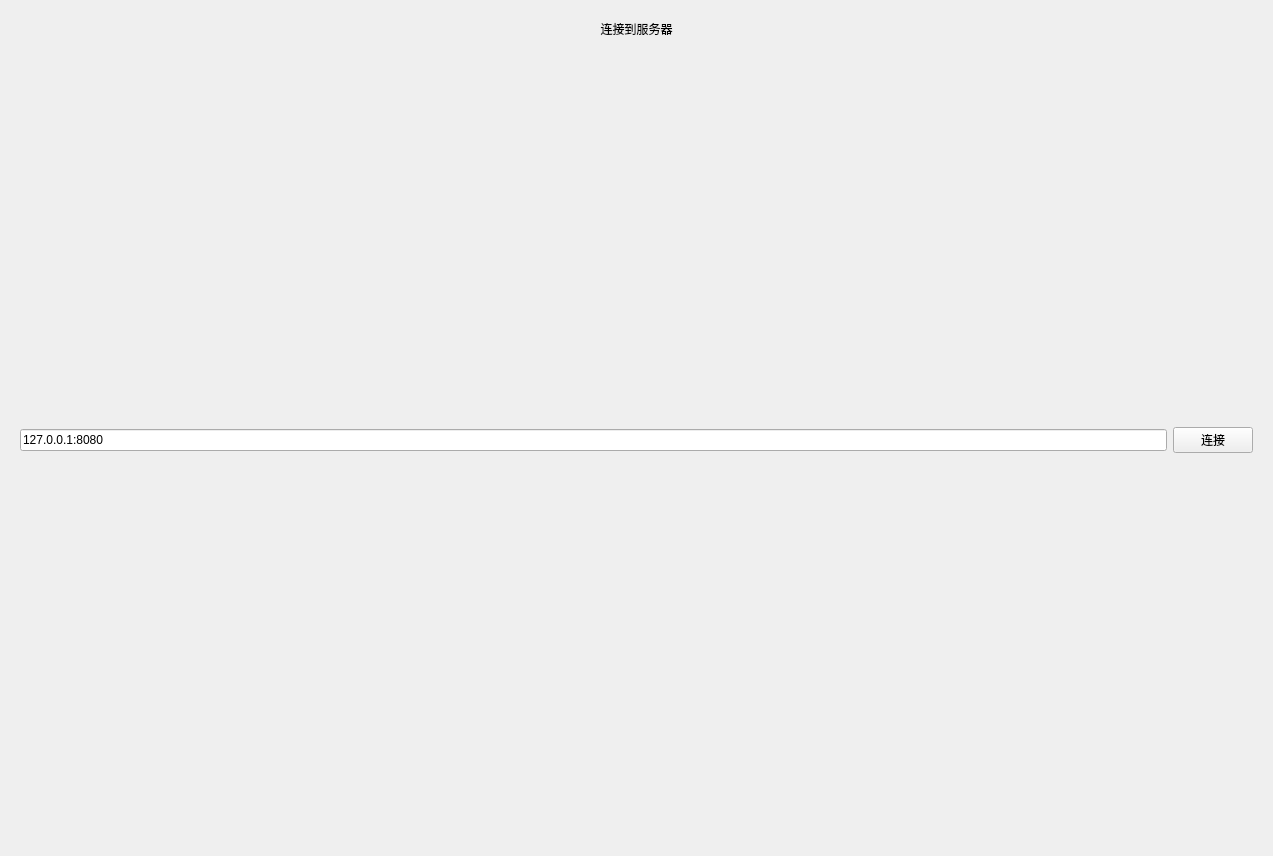
<?xml version="1.0" encoding="UTF-8"?>
<ui version="4.0">
 <class>client</class>
 <widget class="QWidget" name="client">
  <property name="geometry">
   <rect>
    <x>0</x>
    <y>0</y>
    <width>1273</width>
    <height>856</height>
   </rect>
  </property>
  <property name="windowTitle">
   <string>client</string>
  </property>
  <layout class="QGridLayout" name="gridLayout">
   <item row="0" column="0">
    <widget class="QStackedWidget" name="stackedWidget">
     <property name="currentIndex">
      <number>0</number>
     </property>
     <widget class="QWidget" name="page_connect">
      <layout class="QVBoxLayout" name="verticalLayout">
       <item>
        <widget class="QLabel" name="label">
         <property name="text">
          <string>连接到服务器</string>
         </property>
         <property name="alignment">
          <set>Qt::AlignCenter</set>
         </property>
        </widget>
       </item>
       <item>
        <spacer name="verticalSpacer">
         <property name="orientation">
          <enum>Qt::Vertical</enum>
         </property>
         <property name="sizeHint" stdset="0">
          <size>
           <width>20</width>
           <height>388</height>
          </size>
         </property>
        </spacer>
       </item>
       <item>
        <layout class="QHBoxLayout" name="horizontalLayout">
         <item>
          <widget class="QLineEdit" name="lineEdit">
           <property name="text">
            <string>127.0.0.1:8080</string>
           </property>
          </widget>
         </item>
         <item>
          <widget class="QPushButton" name="pushButton_connect">
           <property name="text">
            <string>连接</string>
           </property>
          </widget>
         </item>
        </layout>
       </item>
       <item>
        <spacer name="verticalSpacer_2">
         <property name="orientation">
          <enum>Qt::Vertical</enum>
         </property>
         <property name="sizeHint" stdset="0">
          <size>
           <width>20</width>
           <height>388</height>
          </size>
         </property>
        </spacer>
       </item>
      </layout>
     </widget>
     <widget class="QWidget" name="page_chat">
      <layout class="QVBoxLayout" name="verticalLayout_7">
       <item>
        <layout class="QVBoxLayout" name="verticalLayout_6">
         <item>
          <widget class="QPlainTextEdit" name="plainTextEdit"/>
         </item>
         <item>
          <layout class="QHBoxLayout" name="horizontalLayout_6">
           <item>
            <widget class="QPlainTextEdit" name="plainTextEdit_editmessage"/>
           </item>
           <item>
            <layout class="QVBoxLayout" name="verticalLayout_5">
             <item>
              <layout class="QHBoxLayout" name="horizontalLayout_5">
               <item>
                <widget class="QLabel" name="label_2">
                 <property name="text">
                  <string>发送给</string>
                 </property>
                </widget>
               </item>
               <item>
                <widget class="QLineEdit" name="lineEdit_targetuser"/>
               </item>
              </layout>
             </item>
             <item>
              <widget class="QPushButton" name="pushButton_send">
               <property name="text">
                <string>发送</string>
               </property>
              </widget>
             </item>
            </layout>
           </item>
          </layout>
         </item>
        </layout>
       </item>
      </layout>
     </widget>
     <widget class="QWidget" name="page_login">
      <layout class="QHBoxLayout" name="horizontalLayout_4">
       <item>
        <spacer name="horizontalSpacer">
         <property name="orientation">
          <enum>Qt::Horizontal</enum>
         </property>
         <property name="sizeHint" stdset="0">
          <size>
           <width>411</width>
           <height>20</height>
          </size>
         </property>
        </spacer>
       </item>
       <item>
        <layout class="QVBoxLayout" name="verticalLayout_4">
         <item>
          <spacer name="verticalSpacer_4">
           <property name="orientation">
            <enum>Qt::Vertical</enum>
           </property>
           <property name="sizeHint" stdset="0">
            <size>
             <width>20</width>
             <height>40</height>
            </size>
           </property>
          </spacer>
         </item>
         <item>
          <layout class="QHBoxLayout" name="horizontalLayout_2">
           <item>
            <layout class="QVBoxLayout" name="verticalLayout_2">
             <item>
              <widget class="QLabel" name="label_username">
               <property name="text">
                <string>用户名</string>
               </property>
              </widget>
             </item>
             <item>
              <widget class="QLabel" name="label_password">
               <property name="text">
                <string>密码</string>
               </property>
              </widget>
             </item>
            </layout>
           </item>
           <item>
            <layout class="QVBoxLayout" name="verticalLayout_3">
             <item>
              <widget class="QLineEdit" name="lineEdit_username"/>
             </item>
             <item>
              <widget class="QLineEdit" name="lineEdit_password"/>
             </item>
            </layout>
           </item>
          </layout>
         </item>
         <item>
          <spacer name="verticalSpacer_3">
           <property name="orientation">
            <enum>Qt::Vertical</enum>
           </property>
           <property name="sizeHint" stdset="0">
            <size>
             <width>20</width>
             <height>40</height>
            </size>
           </property>
          </spacer>
         </item>
         <item>
          <layout class="QHBoxLayout" name="horizontalLayout_3">
           <item>
            <spacer name="horizontalSpacer_3">
             <property name="orientation">
              <enum>Qt::Horizontal</enum>
             </property>
             <property name="sizeHint" stdset="0">
              <size>
               <width>40</width>
               <height>20</height>
              </size>
             </property>
            </spacer>
           </item>
           <item>
            <widget class="QPushButton" name="pushButton_login">
             <property name="text">
              <string>登陆</string>
             </property>
            </widget>
           </item>
           <item>
            <widget class="QPushButton" name="pushButton_signup">
             <property name="text">
              <string>注册</string>
             </property>
            </widget>
           </item>
           <item>
            <spacer name="horizontalSpacer_4">
             <property name="orientation">
              <enum>Qt::Horizontal</enum>
             </property>
             <property name="sizeHint" stdset="0">
              <size>
               <width>40</width>
               <height>20</height>
              </size>
             </property>
            </spacer>
           </item>
          </layout>
         </item>
         <item>
          <spacer name="verticalSpacer_5">
           <property name="orientation">
            <enum>Qt::Vertical</enum>
           </property>
           <property name="sizeHint" stdset="0">
            <size>
             <width>20</width>
             <height>40</height>
            </size>
           </property>
          </spacer>
         </item>
        </layout>
       </item>
       <item>
        <spacer name="horizontalSpacer_2">
         <property name="orientation">
          <enum>Qt::Horizontal</enum>
         </property>
         <property name="sizeHint" stdset="0">
          <size>
           <width>411</width>
           <height>20</height>
          </size>
         </property>
        </spacer>
       </item>
      </layout>
     </widget>
    </widget>
   </item>
  </layout>
 </widget>
 <resources/>
 <connections/>
</ui>
